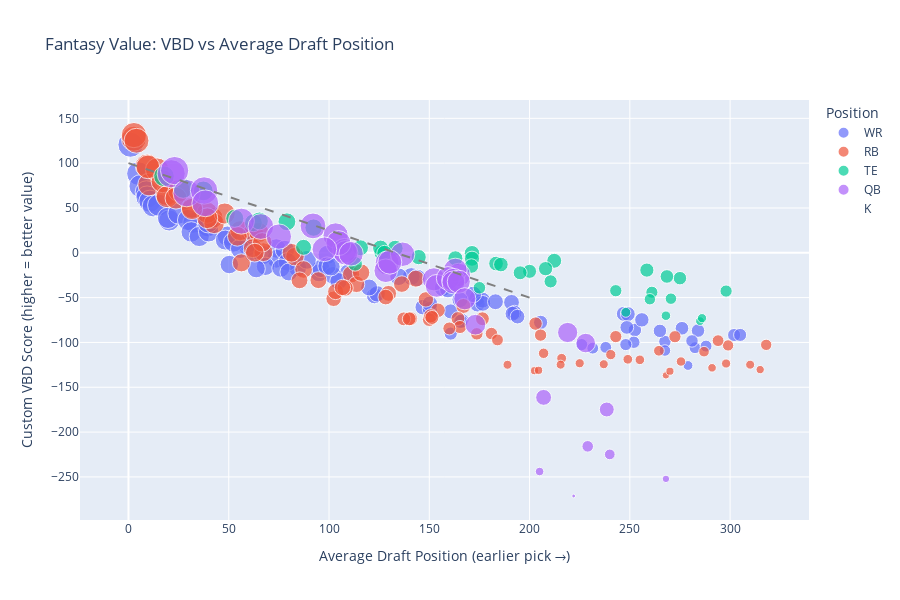

Notebook source saved alongside this figure:
### Code cell
# Interactive Plotly visualization
# VBD vs ADP scatter plot
fig = px.scatter(df_analysis.dropna(subset=['AVG ADP', 'Custom_VBD']), 
                x='AVG ADP', 
                y='Custom_VBD',
                color='Position',
                size='ECR Prj',
                hover_data=['Player', 'Team'],
                title='Fantasy Value: VBD vs Average Draft Position',
                labels={'AVG ADP': 'Average Draft Position (lower = earlier pick)',
                       'Custom_VBD': 'Value-Based Drafting Score'})

fig.update_layout(height=600, 
                 xaxis_title='Average Draft Position (earlier pick →)',
                 yaxis_title='Custom VBD Score (higher = better value)')

# Add diagonal line for "fair value"
fig.add_shape(type="line",
             x0=0, y0=100, x1=200, y1=-50,
             line=dict(color="gray", width=2, dash="dash"))

fig.show()

print("📊 Interactive visualization created!")
print("💡 Look for players above the diagonal line - they're undervalued!")

### Figure 1 — Plotly figure (JSON) as saved in the notebook; plotly's stock layout.template omitted (floating-point values rounded to 4 significant figures; data arrays with more than 128 entries replaced by an {"elided": "..."} marker saying what was removed)
{"data": [{"customdata": {"elided": "96x2 str values"}, "hovertemplate": "Position=WR<br>Average Draft Position (lower = earlier pick)=%{x}<br>Value-Based Drafting Score=%{y}<br>ECR Prj=%{marker.size}<br>Player=%{customdata[0]}<br>Team=%{customdata[1]}<extra></extra>", "legendgroup": "WR", "marker": {"color": "#636efa", "size": [291.3, 259.0, 245.1, 238.4, 232.8, 228.2, 223.0, 223.9, 206.8, 209.7, 214.6, 204.2, 207.3, 199.9, 194.0, 200.3, 188.9, 194.2, 204.6, 189.3, 184.9, 178.1, 157.6, 181.9, 182.5, 175.5, 175.2, 164.0, 173.8, 170.7, 168.2, 154.0, 155.6, 152.9, 160.6, 168.5, 153.6, 148.3, 153.2, 148.5, 149.3, 145.5, 144.3, 155.9, 162.8, 139.0, 144.0, 155.1, 142.6, 142.7, 110.1, 122.9, 105.3, 131.3, 119.9, 108.0, 113.4, 117.9, 129.8, 124.9, 113.7, 95.1, 132.0, 114.3, 116.1, 124.3, 94.1, 102.6, 68.3, 118.4, 115.4, 103.8, 102.3, 102.7, 99.5, 86.5, 79.0, 84.6, 80.6, 65.2, 64.8, 0.0, 87.5, 83.9, 95.9, 66.6, 64.3, 70.9, 93.1, 71.7, 79.1, 83.6, 72.4, 68.3, 61.7, 45.0], "sizemode": "area", "sizeref": 0.924, "symbol": "circle"}, "mode": "markers", "name": "WR", "orientation": "v", "showlegend": true, "type": "scatter", "x": [1.0, 5.0, 6.0, 9.0, 9.3, 10.7, 12.3, 15.0, 20.3, 19.7, 25.0, 32.3, 29.7, 39.7, 31.3, 39.3, 35.3, 40.0, 39.7, 49.3, 48.3, 59.7, 50.3, 59.7, 52.3, 73.7, 55.7, 73.7, 78.0, 62.3, 67.0, 84.3, 68.3, 63.7, 79.3, 99.3, 76.0, 95.0, 96.0, 109.7, 80.0, 102.0, 141.0, 99.0, 89.0, 104.7, 134.7, 101.0, 144.0, 161.3, 146.7, 122.7, 160.7, 156.7, 173.7, 150.3, 174.0, 176.5, 159.3, 124.0, 150.3, 166.3, 120.0, 176.7, 183.0, 172.0, 165.7, 247.0, 226.0, 165.3, 191.0, 192.5, 249.0, 191.5, 194.0, 276.0, 302.0, 252.5, 160.7, 238.0, 282.5, 249.5, 248.5, 284.0, 256.0, 288.0, 231.5, 252.0, 205.5, 267.5, 305.0, 265.0, 281.0, 248.0, 267.5, 279.0], "xaxis": "x", "y": [120.6, 88.3, 74.4, 67.7, 62.1, 57.5, 52.3, 53.2, 36.1, 39.0, 43.9, 33.5, 36.6, 29.2, 23.3, 29.6, 18.2, 23.5, 33.9, 18.6, 14.2, 7.4, -13.1, 11.2, 11.8, 4.8, 4.5, -6.7, 3.1, 0.0, -2.5, -16.7, -15.1, -17.8, -10.1, -2.2, -17.1, -22.4, -17.5, -22.2, -21.4, -25.2, -26.4, -14.8, -7.9, -31.7, -26.7, -15.6, -28.1, -28.0, -60.6, -47.8, -65.4, -39.4, -50.8, -62.7, -57.3, -52.8, -40.9, -45.8, -57.0, -75.6, -38.7, -56.4, -54.6, -46.4, -76.6, -68.1, -102.4, -52.3, -55.3, -66.9, -68.4, -68.0, -71.2, -84.2, -91.7, -86.1, -90.1, -105.5, -105.9, -170.7, -83.2, -86.8, -74.8, -104.1, -106.4, -99.8, -77.6, -99.0, -91.6, -87.1, -98.3, -102.4, -109.0, -125.7], "yaxis": "y"}, {"customdata": {"elided": "88x2 str values"}, "hovertemplate": "Position=RB<br>Average Draft Position (lower = earlier pick)=%{x}<br>Value-Based Drafting Score=%{y}<br>ECR Prj=%{marker.size}<br>Player=%{customdata[0]}<br>Team=%{customdata[1]}<extra></extra>", "legendgroup": "RB", "marker": {"color": "#EF553B", "size": [289.7, 293.7, 287.4, 259.3, 238.5, 255.1, 227.4, 242.2, 258.2, 225.0, 231.8, 223.4, 212.7, 201.4, 207.1, 195.2, 206.2, 201.0, 211.3, 187.0, 185.4, 185.0, 180.8, 163.1, 167.6, 151.2, 174.1, 162.6, 138.4, 158.1, 162.4, 143.8, 127.3, 111.1, 140.3, 133.5, 131.9, 117.1, 113.0, 110.4, 127.5, 119.1, 131.7, 103.1, 123.0, 98.3, 89.1, 123.7, 79.6, 87.9, 78.0, 89.0, 83.4, 92.1, 88.8, 88.7, 39.2, 72.3, 72.0, 65.2, 0.0, 88.7, 44.7, 90.3, 68.9, 70.6, 68.8, 30.9, 43.0, 50.3, 53.1, 43.6, 41.1, 59.1, 48.8, 38.9, 25.7, 34.1, 52.1, 64.4, 37.5, 37.6, 31.3, 32.1, 30.3, 37.6, 59.7, 38.1], "sizemode": "area", "sizeref": 0.924, "symbol": "circle"}, "mode": "markers", "name": "RB", "orientation": "v", "showlegend": true, "type": "scatter", "x": [2.7, 2.7, 4.0, 9.3, 10.3, 14.3, 19.0, 17.0, 9.7, 19.3, 25.3, 23.7, 31.7, 42.0, 39.3, 42.7, 48.0, 39.3, 31.7, 55.7, 62.3, 65.0, 54.3, 67.3, 62.0, 56.3, 66.7, 63.0, 111.0, 83.0, 81.3, 87.3, 113.7, 102.3, 116.0, 143.3, 94.7, 129.7, 128.3, 148.3, 136.3, 103.3, 85.3, 167.0, 108.0, 154.3, 164.3, 106.7, 165.3, 150.0, 160.0, 140.7, 203.0, 150.7, 176.5, 137.3, 225.0, 181.0, 173.7, 184.0, 262.0, 140.0, 216.0, 151.3, 243.0, 205.5, 272.5, 202.5, 255.0, 207.0, 264.5, 249.0, 275.5, 299.0, 240.5, 298.0, 268.0, 291.0, 287.0, 294.0, 189.0, 215.5, 204.5, 315.0, 270.0, 310.0, 318.0, 237.0], "xaxis": "x", "y": [127.3, 131.3, 125.0, 96.9, 76.1, 92.7, 65.0, 79.8, 95.8, 62.6, 69.4, 61.0, 50.3, 39.0, 44.7, 32.8, 43.8, 38.6, 48.9, 24.6, 23.0, 22.6, 18.4, 0.7, 5.2, -11.2, 11.7, 0.2, -24.0, -4.3, 0.0, -18.6, -35.1, -51.3, -22.1, -28.9, -30.5, -45.3, -49.4, -52.0, -34.9, -43.3, -30.7, -59.3, -39.4, -64.1, -73.3, -38.7, -82.8, -74.5, -84.4, -73.4, -79.0, -70.3, -73.6, -73.7, -123.2, -90.1, -90.4, -97.2, -162.4, -73.7, -117.7, -72.1, -93.5, -91.8, -93.6, -131.5, -119.4, -112.1, -109.3, -118.8, -121.3, -103.3, -113.6, -123.5, -136.7, -128.3, -110.3, -98.0, -124.9, -124.8, -131.1, -130.3, -132.1, -124.8, -102.7, -124.3], "yaxis": "y"}, {"customdata": [["Brock Bowers", "LV"], ["Trey McBride", "ARI"], ["George Kittle", "SF"], ["Sam LaPorta", "DET"], ["T.J. Hockenson", "MIN"], ["Travis Kelce", "KC"], ["David Njoku", "CLE"], ["Mark Andrews", "BAL"], ["Evan Engram", "DEN"], ["Tucker Kraft", "GB"], ["Colston Loveland", "CHI"], ["Dallas Goedert", "PHI"], ["Jake Ferguson", "DAL"], ["Dalton Kincaid", "BUF"], ["Tyler Warren", "IND"], ["Hunter Henry", "NE"], ["Kyle Pitts Sr.", "ATL"], ["Chig Okonkwo", "TEN"], ["Darren Waller", "MIA"], ["Zach Ertz", "WSH"], ["Jonnu Smith", "PIT"], ["Brenton Strange", "JAX"], ["Mike Gesicki", "CIN"], ["Elijah Arroyo", "SEA"], ["Mason Taylor", "NYJ"], ["Cade Otton", "TB"], ["Pat Freiermuth", "PIT"], ["Dalton Schultz", "HOU"], ["Tyler Higbee", "LAR"], ["Theo Johnson", "NYG"], ["Isaiah Likely", "BAL"], ["Juwan Johnson", "NO"], ["Ja'Tavion Sanders", "CAR"], ["Tyler Conklin", "LAC"], ["Noah Fant", "FA"], ["Ben Sinnott", "WSH"], ["Terrance Ferguson", "LAR"], ["Noah Gray", "KC"], ["Cole Kmet", "CHI"], ["Harold Fannin Jr.", "CLE"], ["Oronde Gadsden II", "LAC"]], "hovertemplate": "Position=TE<br>Average Draft Position (lower = earlier pick)=%{x}<br>Value-Based Drafting Score=%{y}<br>ECR Prj=%{marker.size}<br>Player=%{customdata[0]}<br>Team=%{customdata[1]}<extra></extra>", "legendgroup": "TE", "marker": {"color": "#00cc96", "size": [197.5, 184.0, 181.1, 150.5, 145.6, 147.6, 140.2, 146.7, 118.2, 117.8, 112.1, 117.2, 117.4, 111.8, 117.7, 105.9, 107.3, 91.4, 103.2, 111.6, 99.8, 100.1, 99.0, 80.2, 73.1, 105.5, 89.8, 94.4, 83.8, 85.7, 97.3, 92.8, 69.8, 68.1, 69.4, 35.9, 45.7, 60.9, 60.3, 41.9, 39.2], "sizemode": "area", "sizeref": 0.924, "symbol": "circle"}, "mode": "markers", "name": "TE", "orientation": "v", "showlegend": true, "type": "scatter", "x": [17.7, 27.3, 37.3, 53.0, 62.3, 65.3, 92.3, 79.0, 87.3, 108.0, 126.3, 133.0, 125.7, 127.7, 115.7, 163.0, 144.7, 200.0, 212.3, 171.3, 113.0, 183.3, 185.7, 210.5, 175.0, 171.3, 195.3, 208.0, 275.0, 268.5, 171.0, 258.5, 243.0, 261.0, 298.0, 285.0, 248.0, 270.5, 260.0, 268.0, 286.0], "xaxis": "x", "y": [85.4, 71.9, 69.0, 38.4, 33.5, 35.5, 28.1, 34.6, 6.1, 5.7, 0.0, 5.1, 5.3, -0.3, 5.6, -6.2, -4.8, -20.7, -8.9, -0.5, -12.3, -12.0, -13.1, -31.9, -39.0, -6.6, -22.3, -17.7, -28.3, -26.4, -14.8, -19.3, -42.3, -44.0, -42.7, -76.2, -66.4, -51.2, -51.8, -70.2, -72.9], "yaxis": "y"}, {"customdata": [["Josh Allen", "BUF"], ["Lamar Jackson", "BAL"], ["Jayden Daniels", "WSH"], ["Jalen Hurts", "PHI"], ["Joe Burrow", "CIN"], ["Patrick Mahomes", "KC"], ["Baker Mayfield", "TB"], ["Bo Nix", "DEN"], ["Kyler Murray", "ARI"], ["Brock Purdy", "SF"], ["Justin Herbert", "LAC"], ["Dak Prescott", "DAL"], ["Justin Fields", "NYJ"], ["Caleb Williams", "CHI"], ["Jordan Love", "GB"], ["Jared Goff", "DET"], ["J.J. McCarthy", "MIN"], ["Tua Tagovailoa", "MIA"], ["Matthew Stafford", "LAR"], ["Drake Maye", "NE"], ["C.J. Stroud", "HOU"], ["Trevor Lawrence", "JAX"], ["Cameron Ward", "TEN"], ["Michael Penix Jr.", "ATL"], ["Geno Smith", "LV"], ["Anthony Richardson Sr.", "IND"], ["Bryce Young", "CAR"], ["Sam Darnold", "SEA"], ["Aaron Rodgers", "PIT"], ["Russell Wilson", "NYG"], ["Tyler Shough", "NO"], ["Daniel Jones", "IND"], ["Jaxson Dart", "NYG"], ["Shedeur Sanders", "CLE"], ["Joe Flacco", "CLE"], ["Spencer Rattler", "NO"], ["Kirk Cousins", "ATL"], ["Jalen Milroe", "SEA"]], "hovertemplate": "Position=QB<br>Average Draft Position (lower = earlier pick)=%{x}<br>Value-Based Drafting Score=%{y}<br>ECR Prj=%{marker.size}<br>Player=%{customdata[0]}<br>Team=%{customdata[1]}<extra></extra>", "legendgroup": "QB", "marker": {"color": "#ab63fa", "size": [366.1, 369.6, 344.4, 347.4, 333.1, 313.2, 307.2, 296.0, 307.9, 297.2, 280.2, 277.9, 288.7, 276.8, 266.6, 281.8, 276.3, 248.3, 253.2, 257.9, 267.5, 258.7, 241.0, 249.5, 247.6, 197.7, 244.9, 245.7, 226.6, 189.0, 177.2, 103.1, 53.0, 33.9, 116.6, 62.0, 6.6, 25.7], "sizemode": "area", "sizeref": 0.924, "symbol": "circle"}, "mode": "markers", "name": "QB", "orientation": "v", "showlegend": true, "type": "scatter", "x": [21.3, 23.0, 29.0, 37.7, 38.3, 56.3, 66.0, 75.0, 92.0, 103.3, 107.7, 108.3, 104.7, 111.0, 129.0, 97.7, 136.7, 152.3, 164.7, 128.3, 130.3, 163.0, 153.7, 159.3, 162.0, 173.0, 162.0, 164.7, 167.7, 219.0, 228.0, 238.5, 240.0, 205.0, 207.0, 229.0, 222.0, 268.0], "xaxis": "x", "y": [88.2, 91.7, 66.5, 69.5, 55.2, 35.3, 29.3, 18.1, 30.0, 19.3, 2.3, 0.0, 10.8, -1.1, -11.3, 3.9, -1.6, -29.6, -24.7, -20.0, -10.4, -19.2, -36.9, -28.4, -30.3, -80.2, -33.0, -32.2, -51.3, -88.9, -100.7, -174.8, -224.9, -244.0, -161.3, -215.9, -271.3, -252.2], "yaxis": "y"}, {"customdata": [["Jake Bates", "DET"], ["Chase McLaughlin", "TB"], ["Cameron Dicker", "LAC"], ["Brandon Aubrey", "DAL"], ["Jason Sanders", "MIA"], ["Tyler Bass", "BUF"], ["Jake Elliott", "PHI"], ["Chris Boswell", "PIT"], ["Harrison Butker", "KC"], ["Tyler Loop", "BAL"], ["Matt Gay", "WSH"], ["Ka'imi Fairbairn", "HOU"], ["Joshua Karty", "LAR"], ["Brandon McManus", "GB"], ["Evan McPherson", "CIN"], ["Wil Lutz", "DEN"], ["Will Reichard", "MIN"], ["Daniel Carlson", "LV"], ["Younghoe Koo", "ATL"], ["Jake Moody", "SF"]], "hovertemplate": "Position=K<br>Average Draft Position (lower = earlier pick)=%{x}<br>Value-Based Drafting Score=%{y}<br>ECR Prj=%{marker.size}<br>Player=%{customdata[0]}<br>Team=%{customdata[1]}<extra></extra>", "legendgroup": "K", "marker": {"color": "#FFA15A", "size": [0.0, 0.0, 0.0, 0.0, 0.0, 0.0, 0.0, 0.0, 0.0, 0.0, 0.0, 0.0, 0.0, 0.0, 0.0, 0.0, 0.0, 0.0, 0.0, 0.0], "sizemode": "area", "sizeref": 0.924, "symbol": "circle"}, "mode": "markers", "name": "K", "orientation": "v", "showlegend": true, "type": "scatter", "x": [166.7, 198.3, 159.0, 146.0, 237.3, 227.7, 237.7, 182.3, 196.7, 235.7, 260.0, 176.3, 256.5, 212.0, 216.3, 204.3, 267.0, 259.0, 255.0, 246.0], "xaxis": "x", "y": [0.0, 0.0, 0.0, 0.0, 0.0, 0.0, 0.0, 0.0, 0.0, 0.0, 0.0, 0.0, 0.0, 0.0, 0.0, 0.0, 0.0, 0.0, 0.0, 0.0], "yaxis": "y"}], "layout": {"height": 600, "legend": {"itemsizing": "constant", "title": {"text": "Position"}, "tracegroupgap": 0}, "shapes": [{"line": {"color": "gray", "dash": "dash", "width": 2}, "type": "line", "x0": 0, "x1": 200, "y0": 100, "y1": -50}], "title": {"text": "Fantasy Value: VBD vs Average Draft Position"}, "xaxis": {"anchor": "y", "domain": [0, 1], "title": {"text": "Average Draft Position (earlier pick →)"}}, "yaxis": {"anchor": "x", "domain": [0, 1], "title": {"text": "Custom VBD Score (higher = better value)"}}}}
